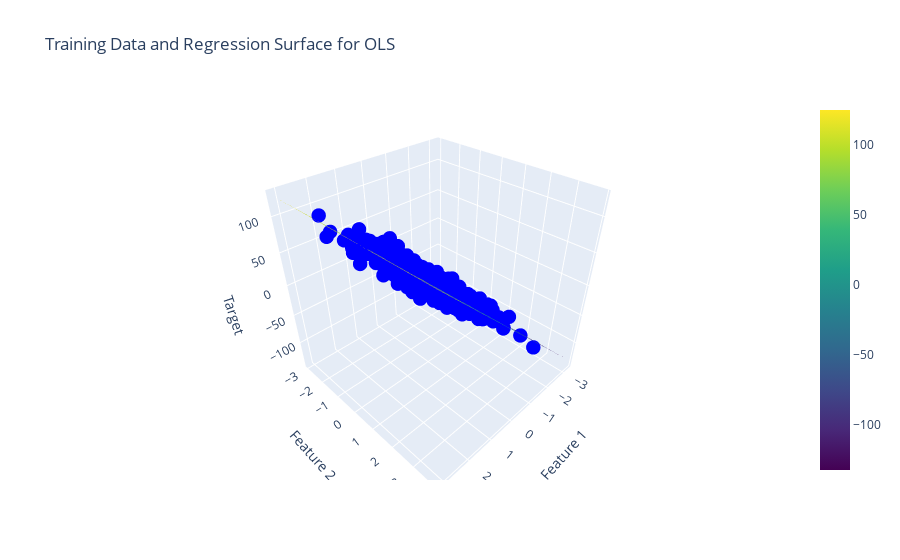

Notebook source saved alongside this figure:
### Code cell
ols = ols_regression()

plot_3d_regression(ols, X, y, model_name='OLS')

### Figure 1 — Plotly figure (JSON) as saved in the notebook; plotly's stock layout.template omitted (floating-point values rounded to 4 significant figures; data arrays with more than 128 entries replaced by an {"elided": "..."} marker saying what was removed)
{"data": [{"marker": {"color": "blue", "size": 5}, "mode": "markers", "name": "Training Data", "type": "scatter3d", "x": {"elided": "1000 float values"}, "y": {"elided": "1000 float values"}, "z": {"elided": "1000 float values"}}, {"colorscale": [[0, "#440154"], [0.1111, "#482878"], [0.2222, "#3e4989"], [0.3333, "#31688e"], [0.4444, "#26828e"], [0.5556, "#1f9e89"], [0.6667, "#35b779"], [0.7778, "#6ece58"], [0.8889, "#b5de2b"], [1, "#fde725"]], "name": "Regression Surface", "opacity": 0.5, "type": "surface", "x": {"elided": "100x100 float values"}, "y": {"elided": "100x100 float values"}, "z": {"elided": "100x100 float values"}}], "layout": {"scene": {"xaxis": {"title": {"text": "Feature 1"}}, "yaxis": {"title": {"text": "Feature 2"}}, "zaxis": {"title": {"text": "Target"}}}, "title": {"text": "Training Data and Regression Surface for OLS"}}}
